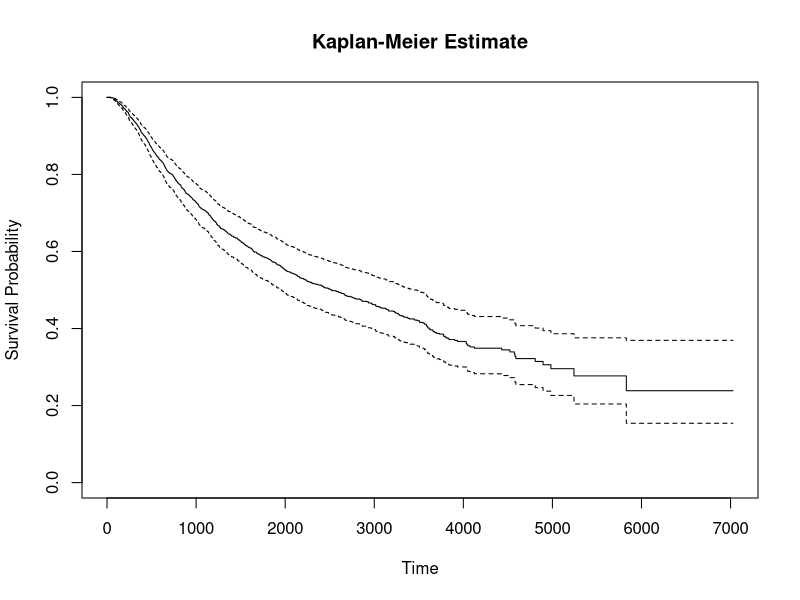
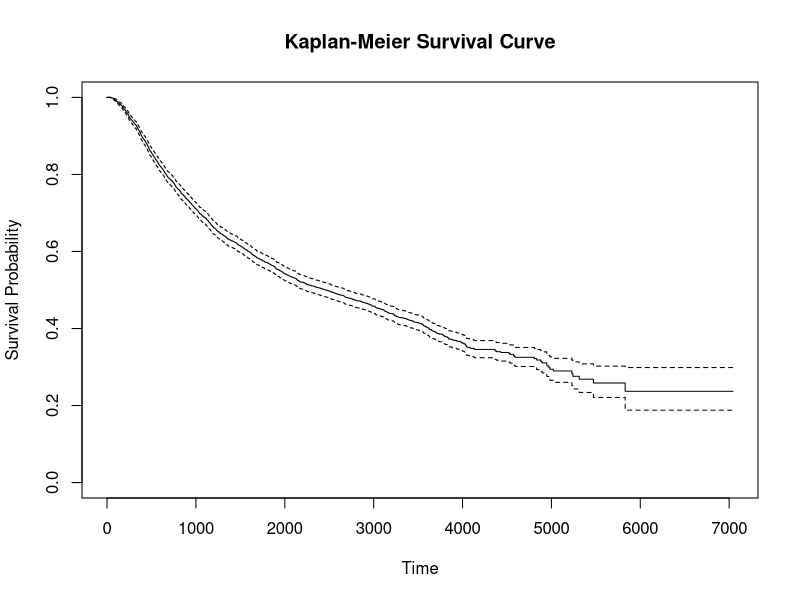

Generate these figures, in order, with R:
## ---- chunk 1
library(survival)
library(dplyr)
## ---- chunk 2
head(rotterdam)
Rotterdam=data.frame(rotterdam)
summary(Rotterdam)
str(Rotterdam)
description_table <- data.frame(
  Characteristic = c("age24-45", "age46-65", "meno=1", 
                     "size<=20", "size20-50", "grade=2", 
                     "nodes<4", "pgr<200", "er<200", "chemo=1"),
  Overall = c(
    sum(Rotterdam$age >= 24 & Rotterdam$age <= 45),
    sum(Rotterdam$age > 45 & Rotterdam$age <= 65),
    sum(Rotterdam$meno == 1),
    sum(Rotterdam$size=="<=20"),
    sum(Rotterdam$size =="20-50"),
    sum(Rotterdam$grade == 2),
    sum(Rotterdam$nodes < 4),
    sum(Rotterdam$pgr < 200),
    sum(Rotterdam$er < 200),
    sum(Rotterdam$chemo == 1)
  ),
  Treat0 = c(
    sum(Rotterdam$age >= 24 & Rotterdam$age <= 45 & Rotterdam$hormon == 0),
    sum(Rotterdam$age > 45 & Rotterdam$age <= 65 & Rotterdam$hormon == 0),
    sum(Rotterdam$meno == 1 & Rotterdam$hormon == 0),
    sum(Rotterdam$size=="<=20" & Rotterdam$hormon == 0),
    sum(Rotterdam$size =="20-50" & Rotterdam$hormon == 0),
    sum(Rotterdam$grade == 2 & Rotterdam$hormon == 0),
    sum(Rotterdam$nodes < 4 & Rotterdam$hormon == 0),
    sum(Rotterdam$pgr < 200 & Rotterdam$hormon == 0),
    sum(Rotterdam$er < 200 & Rotterdam$hormon == 0),
    sum(Rotterdam$chemo == 1 & Rotterdam$hormon == 0)
  ),
  Treat1 = c(
    sum(Rotterdam$age >= 24 & Rotterdam$age <= 45 & Rotterdam$hormon == 1),
    sum(Rotterdam$age > 45 & Rotterdam$age <= 65 & Rotterdam$hormon == 1),
    sum(Rotterdam$meno == 1 & Rotterdam$hormon == 1),
    sum(Rotterdam$size=="<=20" & Rotterdam$hormon == 1),
    sum(Rotterdam$size =="20-50"& Rotterdam$hormon == 1),
    sum(Rotterdam$grade == 2 & Rotterdam$hormon == 1),
    sum(Rotterdam$nodes < 4 & Rotterdam$hormon == 1),
    sum(Rotterdam$pgr < 200 & Rotterdam$hormon == 1),
    sum(Rotterdam$er < 200 & Rotterdam$hormon == 1),
    sum(Rotterdam$chemo == 1 & Rotterdam$hormon == 1)
  )
)

print(description_table)
## ---- chunk 3
char_table <- data.frame(
  Characteristic = c("year", "age", "meno", "grade", "nodes", "pgr", "er", "hormon", "chemo", "rtime", "recur", "dtime", "death"),
  Mean = NA,
  Median = NA,
  Min = NA,
  Max = NA,
  Sd = NA
)


for (i in 1:nrow(char_table)) {
  var_name <- char_table$Characteristic[i]
  char_table$Mean[i] <- mean(Rotterdam[[var_name]], na.rm = TRUE)
  char_table$Median[i] <- median(Rotterdam[[var_name]], na.rm = TRUE)
  char_table$Min[i] <- min(Rotterdam[[var_name]], na.rm = TRUE)
  char_table$Max[i] <- max(Rotterdam[[var_name]], na.rm = TRUE)
  char_table$Sd[i] <- sd(Rotterdam[[var_name]], na.rm = TRUE)
}

char_table
## ---- chunk 4
status  <- pmax(rotterdam$recur, rotterdam$death)
rfstime <- with(rotterdam, ifelse(recur==1, rtime, dtime))
fit1 <- coxph(Surv(rfstime, status) ~ pspline(age) + meno + size + 
        pspline(nodes) + er,
     data=rotterdam, subset = (nodes > 0))
summary(fit1)
fit1_surv <- survfit(fit1)

# 绘制Kaplan-Meier估计图
plot(fit1_surv, main = "Kaplan-Meier Estimate", xlab = "Time", ylab = "Survival Probability")


surv_obj <- Surv(time = rfstime, event = status)

# 进行Kaplan-Meier生存估计
km_fit <- survfit(surv_obj ~ 1)
summary(km_fit)
# 输出结果
print(km_fit)

# 绘制生存曲线
plot(km_fit, main = "Kaplan-Meier Survival Curve", xlab = "Time", ylab = "Survival Probability")


